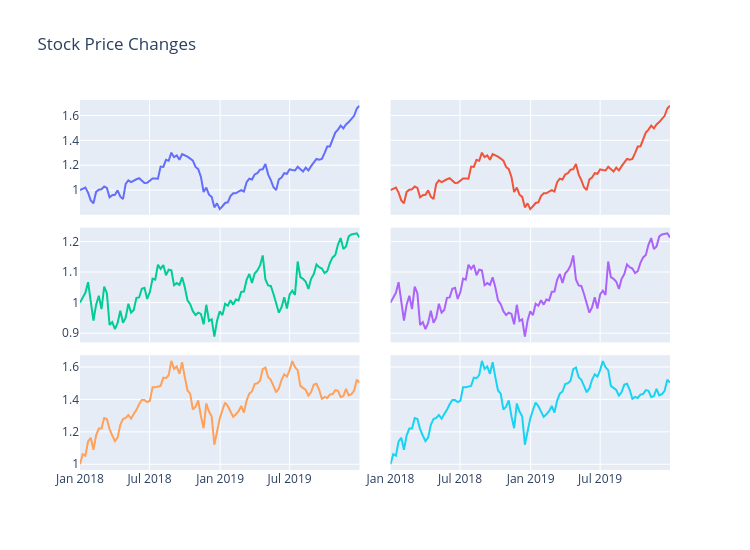

The notebook cell saved with this chart:
### Code cell
import plotly.graph_objects as go
import pandas as pd
from plotly import data

df = data.stocks()

fig=go.Figure([
    go.Scatter(x=df["date"], y=df["AAPL"], xaxis="x1", yaxis="y1", name="Apple"),
    go.Scatter(x=df["date"], y=df["AAPL"], xaxis="x2", yaxis="y1", name="Apple2"),
    go.Scatter(x=df["date"], y=df["GOOG"], xaxis="x1", yaxis="y2", name="Google"),
    go.Scatter(x=df["date"], y=df["GOOG"], xaxis="x2", yaxis="y2", name="Google2"),
    go.Scatter(x=df["date"], y=df["AMZN"], xaxis="x1", yaxis="y3", name="Amazon"),
    go.Scatter(x=df["date"], y=df["AMZN"], xaxis="x2", yaxis="y3", name="Amazon2"),
])
fig.update_layout(width=750, height=550,
                  showlegend=False,
    hoversubplots="axis",
    title="Stock Price Changes",
    hovermode="x unified", #or "x unified" without dashed line
    grid = dict(rows=3, columns=2))

fig.show()
